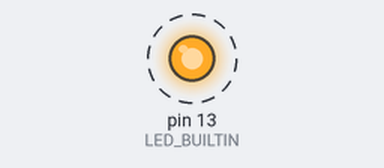
This sketch was run on a simulated Arduino Uno, built with avr-gcc and run on an emulated ATmega328P. Shown: output pins drawn as LEDs (lit = HIGH). Dashed ring = blinking.

Above: at 0.5 s.
Timing chart, 0 to 4.6 s (numbered marks = the images above):
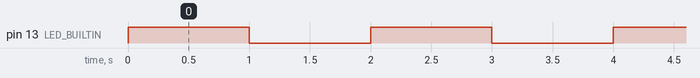

Measured:
- by itself, pin 13 (LED_BUILTIN): alternates HIGH for 1.0 s and LOW for 1.0 s

The sketch:

blinker.ino
```cpp
int ledPin = 7; // LED output, pin 7, which we will be using to send current to the LED. We can call it anything we want. It is just a variable name.

void setup()
{
  // initialize digital pin LED_BUILTIN as an output, and not as an input (the pins can be used to read data from sensors, or to send data (currents))
  pinMode(LED_BUILTIN, OUTPUT);
  //pinMode(ledPin, OUTPUT);
  // Serial.begin(9600);
}

void loop()
{
  //digitalWrite(ledPin, HIGH); // turn the LED on (HIGH is the voltage level)

  //Serial.println(HIGH);
  digitalWrite(LED_BUILTIN, HIGH); // turn the LED on (HIGH is the voltage level
  delay(1000);                     // wait for a second
  //digitalWrite(ledPin, LOW);       // turn the LED off by making the voltage LOW
  //Serial.println(LOW);
  digitalWrite(LED_BUILTIN, LOW); // turn the LED off by making the voltage LOW
  delay(1000);
}

// for sending data to Pd, add a Serial.begin(9600) to the setup, and a Serial.println(some value) to the loop.
```
